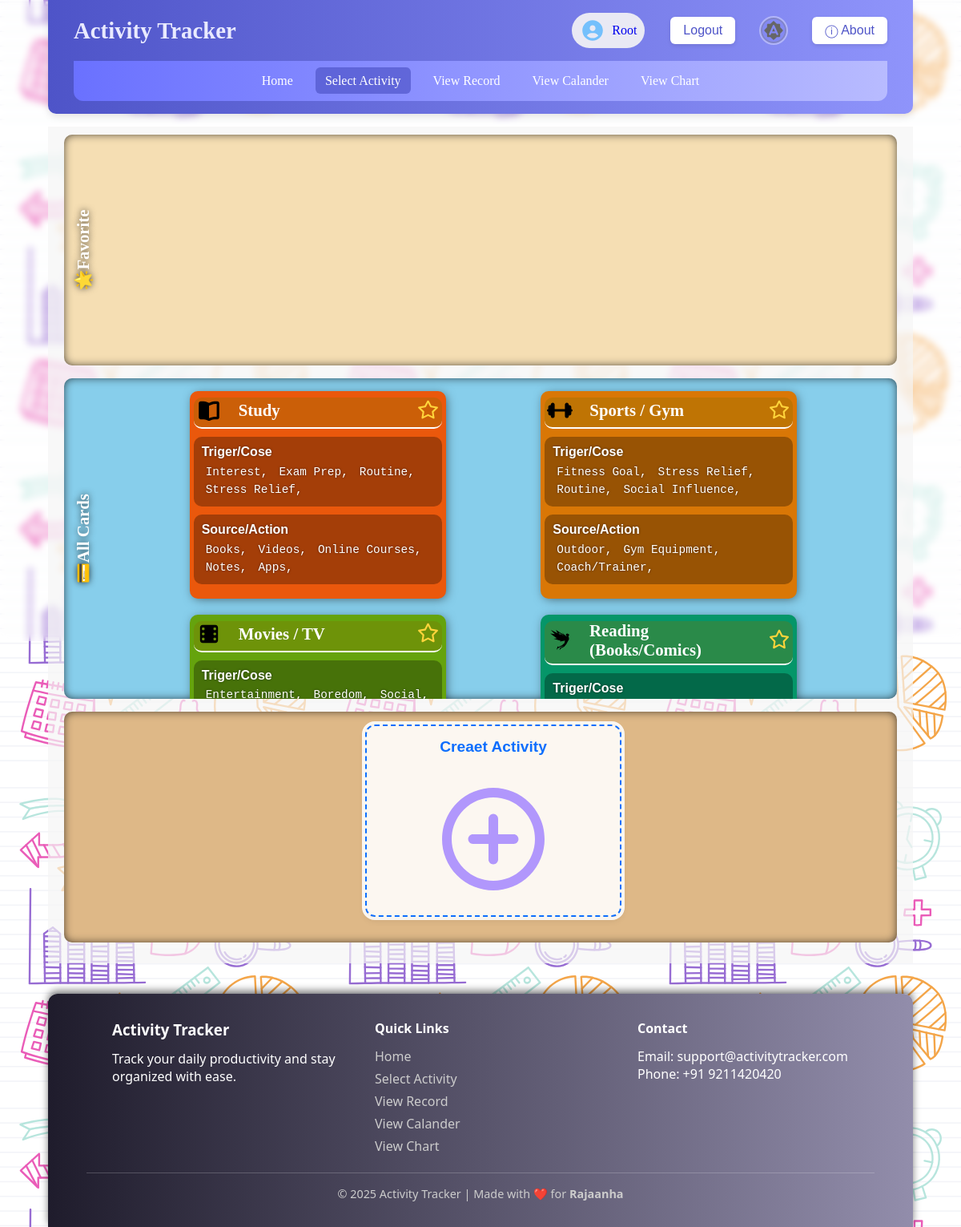
/selectActivity/ (signed in), run on the app's committed database.
### main/models.py (models this page shows, shortened)
class myuser(AbstractUser):
    phone= models.CharField(max_length=10, unique=True, validators=[RegexValidator(r'^\d{10}$')])
    gender= models.CharField(max_length=10, choices=[('male', 'Male'),('female', 'Female'), ('other', 'Other')], default='male')
    age = models.IntegerField(validators=[MinValueValidator(0),MaxValueValidator(100)], default=1, null=False)

class activity_schema(models.Model):
    usr_id = models.ForeignKey(
        myuser,
        on_delete= models.CASCADE,
        related_name= 'activity_schema',
        null= True,
        blank= True,
    )
    activity_name = models.CharField(max_length=50, unique=True, null=False, blank=False)
    icon =  models.FileField(upload_to= 'Activity_icons/userDefined', null=True, blank=True, default='Activity_icons/preDefined/default_icon.svg')
    slug = models.SlugField(max_length=50, unique=True, null=False, blank= False)
    color_field = ColorField(default='#FFFFFF')
    source = models.JSONField(null=False, blank=False, default=dict)
    trigger = models.JSONField(null=False, blank=False, default=dict)
    extra = models.JSONField(null=False, blank=False, default=dict)

### main/views.py (the view)
# urls.py: path('selectActivity/', views.selectActivity_view, name='selectActivity'),
@login_required( login_url = 'login')
def selectActivity_view(request):
    all_activites =  activity_schema.objects.filter(Q(usr_id=None) | Q(usr_id= request.user))
    favrateActivitys =  list(userFavrateActivity.objects.filter(usr_id= request.user).values_list('activity_id', flat=True))
    return render(request, 'selectActivity.html', {'all_activities':all_activites,  'favrateActivitys':favrateActivitys})

### main/templates/selectActivity.html (shortened to what this page needs)
{% extends 'base.html' %}
{% load static %}
{% block stylesheet %}
<link rel="stylesheet" href="{% static 'css/selectActivity.css' %}">
{% endblock stylesheet %}
{% block content %}
<main>
    <section id="favrateActivitys" class="sectionRow">
    </section>
    <section id="allActivitys" class="sectionRow">
        {% for activity in all_activities %}
            {% if activity.id not in favrateActivitys and not activity.usr_id %}
                {% include 'partials/activity_card.html' %}
            {% endif %}
        {% endfor %}
    </section>
    <section id="userDefineActivitys" class="sectionRow">
        <button type="button" onclick="window.location.href='{% url 'add_new_activty' %}'", id="createActivityBtn">
            <h3 class="heading">Creaet Activity</h3>
            <div class="add_sing">
            </div>
        </button>
    </section>
</main>
{% endblock content %}

### main/templates/header.html
{% load static %}
<header>
    <div class="title_area">
        <a href="{% url 'home' %}">
            <h1>Activity Tracker</h1>
        </a>
    </div>
    <div class="button_area">
    {% if request.user.is_authenticated and request.user.id %}
         <a href="{% url 'profile_settings' %}">
            <div class="userProfileContainer" id="userProfileContainer">
                <img src="{% static 'img/circle-user-solid-full.svg' %}" alt="icon">
                <div id="username">{{ request.user.username }}</div>
            </div>
         </a>
        <a href="{% url 'logout' %}"><button type="button">Logout</button></a>
    {% else%}
        <a href="{%url 'login' %}"><button type="button">Login</button></a>
        <a href="{%url 'signup' %}"><button type="button">Signup</button></a>
    {% endif %}
    <div id="theameBtn"></div>
    <a href="{% url 'about' %}"><button type="button">&#9432; About</button></a>
    </div>
    {% if user.username %}
<nav>
    {% include 'partials/navLink.html' %}
</nav>
{% endif %}
</header>

### main/templates/partials/activity_card.html (shortened to what this page needs)
{% load static %}
<div class="activity_card " style="background-color: {{ activity.color_field }};" data-activity_id="{{ forloop.counter }}" data-form_url="{% url 'addRecord' activity.id %}">
    <div class="activity_card_header">
        <div class="activity_icon">
            <img src="{{ activity.icon.url }}" alt="icon">
        </div>
        <h1 class="heading">{{activity.activity_name}}</h1>
        <div class="favBtn" data-activity_id="{{ activity.id }}">
            {% if activity.id in favrateActivitys %}
                <img src="{% static 'img/star-full.svg' %}" alt="fav">
            {% else %}
                <img src="{% static 'img/star-empty.svg' %}" alt="fav">
            {% endif %}
        </div>
    </div>
    <ul class="triger" >
        <h3 class="title">Triger/Cose</h3>
        {% for cose in activity.trigger %}
            <li>{{ cose }},</li>
        {% endfor %}
    </ul>
    <ul class="source">
        <h3 class="title">Source/Action</h3>
        {% for cose in activity.source %}
        <li>{{ cose }},</li>
        {% endfor %}
    </ul>
</div>

### main/static/css/style.css (style rules this page uses)
body, html { width: 100%; height:100%; }
* { padding:0; margin:0; box-sizing: border-box; }
body { display: flex; flex-direction: column; background-color: var(--bs-light); background-image: url("../img/background.svg"); background-repeat: repeat; background-position: center center; background-size: 400px; background-attachment: fixed; position: relative; }
main { position:relative; z-index: 1; width:90vw; margin:1rem auto; }
body header { align-self: flex-start; }
body main { flex: 1; }

### main/static/css/header.css (style rules this page uses)
header { width:90%; margin: 0px auto; background: linear-gradient(to right, #4e54c8, #8f94fb); color: white; padding: 1rem 2rem 1rem 2rem; box-shadow: 0 4px 10px rgba(0,0,0,0.1); border-bottom-left-radius: 10px; border-bottom-right-radius: 10px; }
header .title_area h1 { font-size: 1.8rem; font-weight: bold; color: #e9eaff; }
header .title_area a { text-decoration: none; }
header nav { width:100%; margin: 0px auto; padding: 1rem 2rem; border-bottom-left-radius: 12px; border-bottom-right-radius: 12px; background: linear-gradient(to right, #6a71ff, #b8bbff); }
header .button_area a { text-decoration: none; }
header .userProfileContainer { display: flex; align-items: center; gap: 8px; padding: 6px 10px; text-transform: capitalize; border-radius: 25px; background: rgba(245, 245, 245, 0.9); cursor: pointer; transition: background 0.3s ease, box-shadow 0.3s ease; }
header .userProfileContainer img { width: 32px; height: 32px; border-radius: 50%; }
header .button_area button { padding: 8px 16px; font-size: 1rem; background-color: white; color: #4e54c8; border: none; border-radius: 6px; cursor: pointer; transition: 0.3s ease; box-shadow: 0 2px 5px rgba(0,0,0,0.1); }
header #theameBtn { width: 2rem; height: 2rem; border: 2px solid rgba(126, 126, 126, 0.37); outline: 2px solid rgba(255, 255, 255, 0.37); border-radius: 50%; }
header { display: flex; align-items: center; justify-content: space-between; flex-wrap: wrap; gap: 1rem; }
header .button_area { display: flex; flex-wrap: wrap; align-items: center; justify-content: space-evenly; gap:1rem 2rem; }

### data on the page
myuser: user.username "Root"
activity_schema: icon (picture), activity_name "Study", trigger "Interest" "Exam Prep" "Routine" "Stress Relief", source "Books" "Videos" "Online Courses" "Notes" "Apps"
activity_schema: icon (picture), activity_name "Sports / Gym", trigger "Fitness Goal" "Stress Relief" "Routine" "Social Influence", source "Outdoor" "Gym Equipment" "Coach/Trainer"
activity_schema: icon (picture), activity_name "Movies / TV", trigger "Entertainment" "Boredom" "Social"
activity_schema: icon (picture), activity_name "Reading (Books/Comics)"
